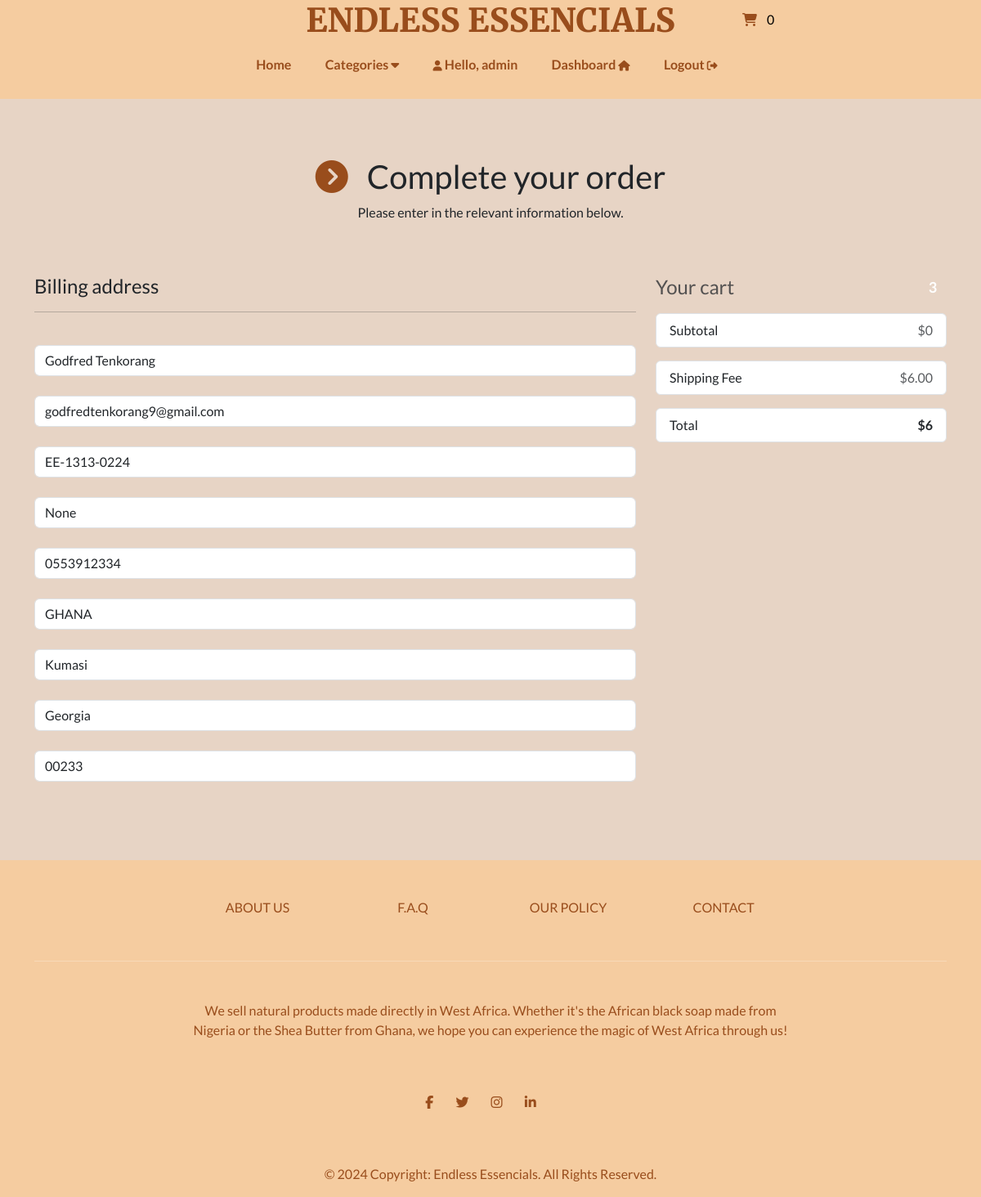
The app's page /payment/checkout (signed in) with its own data.
### payment/models.py (models this page shows, shortened)
class ShippingAddress(models.Model):
    full_name = models.CharField(max_length=300)
    email = models .EmailField(max_length=255)
    address1 = models.CharField(max_length=300)
    address2 = models.CharField(max_length=300, null=True)
    country = models.CharField(max_length=20, choices=CHOICES, default="GHANA")
    phone_number = models.CharField(max_length=20, default=0)
    city = models.CharField(max_length=255)
    state = models.CharField(max_length=255, null=True, blank=True)
    zipcode = models.CharField(max_length=255, null=True, blank=True)
    user = models.ForeignKey(User, on_delete=models.CASCADE, null=True, blank=True)
    class Meta:
        verbose_name_plural = 'Shipping Address'

### payment/views.py (the view)
# urls.py: path('checkout', views.checkout, name='checkout'),
def checkout(request):
    cart = Cart(request)
    if request.user.is_authenticated:
        try:
            shipping_address = ShippingAddress.objects.get(user=request.user.id)
            context = {'shipping': shipping_address,
                       'cart': cart, 'title': 'Cart'}
            return render(request, 'payment/checkout.html', context=context)
        except:
            return render(request, 'payment/checkout.html')
    else:
        context = {
            'title': 'Checkout'
        }
        return render(request, 'payment/checkout.html', context)

### cart/cart.py (called while the page is built)
    def __len__(self):
        return sum(item['qty'] for item in self.cart.values())

    def get_total(self):
        return sum(Decimal(item['price']) * item['qty'] for item in self.cart.values())

    def get_all_total(self):
        return sum(Decimal(item['price']) * item['qty'] for item in self.cart.values()) + 6

### cart/context_processors.py (called while the page is built)
def cart(request):
    return{'cart': Cart(request)}

### store/models.py (called while the page is built)
    def get_absolute_url(self):
        return reverse('list-category', args=[self.slug])

### store/views.py (called while the page is built)
def categories(request):
    all_categories = Category.objects.all()
    return {'all_categories': all_categories}

### payment/templates/payment/checkout.html (shortened to what this page needs)
{% extends "store/base.html" %}
{% load static %}
{% load mathfilters %}
{% block content %}
<br>
<div class="container" data-aos="fade-up">
    <div class="py-5 text-center">
        <h2> <i class="fa fa-chevron-circle-right i" aria-hidden="true"></i> &nbsp; Complete your order </h2>
        <p> Please enter in the relevant information below. </p>
    </div>
    <div class="row">
        <div class="col-md-4 order-md-2 mb-4">
            <h4 class="d-flex justify-content-between align-items-center mb-3">
                <span class="text-muted">Your cart</span>
                <span class="badge badge-secondary badge-pill">3</span>
            </h4>
            <ul class="list-group mb-3">
                <li class="list-group-item d-flex justify-content-between">
                    <span>Subtotal</span>
                    <span class="text-muted">${{ cart.get_total }}</span>
                </li>
            </ul>
            <ul class="list-group mb-3">
                <li class="list-group-item d-flex justify-content-between">
                    <span>Shipping Fee</span>
                    <span class="text-muted">$6.00</span>
                </li>
            </ul>
            <ul class="list-group mb-3">
                <li class="list-group-item d-flex justify-content-between">
                    <span>Total</span>
                    <strong>${{ cart.get_all_total }}</strong>
                </li>
            </ul>
            <br>
        </div>
        <div class="col-md-8 order-md-1">
            <h4 class="mb-3">Billing address</h4>
            <form id="form" onsubmit="event.preventDefault();">
                <div>
                    <hr>
                    <br>
                    <div class="form-field">
                        <input class="form-control validate" id="name" type="text" placeholder="Full name*"
                            autocomplete="off" value="{{ shipping.full_name }}" required>
                    </div>
                    <br>
                    <div class="form-field">
                        <input class="form-control validate" id="email" type="email" placeholder="Email address*"
                            autocomplete="off" value="{{ shipping.email }}" required>
                    </div>
                    <br>
                    <div class="form-field">
                        <input class="form-control validate" id="address1" type="text" placeholder="Address 1*"
                            autocomplete="off" value="{{ shipping.address1 }}" required>
                    </div>
                    <br>
                    <div class="form-field">
                        <input class="form-control validate" id="address2" type="text" placeholder="Address 2"
                            autocomplete="off" value="{{ shipping.address2 }}">
                    </div>
                    <br>
                    <div class="form-field">
                        <input class="form-control validate" id="phone_number" type="text" placeholder="Phone*"
                            autocomplete="off" value="{{ shipping.phone_number }}" required>
                    </div>
                    <br>
                    <div class="form-field">
                        <input class="form-control validate" id="country" type="text" placeholder="Country*"
                            autocomplete="off" value="{{ shipping.country }}" required>
                    </div>
                    <br>
                    <div class="form-field">
                        <input class="form-control validate" id="city" type="text" placeholder="City*"
                            autocomplete="off" value="{{ shipping.city }}" required>
                    </div>
                    <br>
                    <div class="form-field">
                        <input class="form-control" id="state" type="text" placeholder="State (Optional)"
                            autocomplete="off" value="{{ shipping.state }}">
                    </div>
                    <br>
                    <div class="form-field">
                        <input class="form-control" id="zipcode" type="text" placeholder="Zip code (Optional)"
                            autocomplete="off" value="{{ shipping.zipcode }}">
                    </div>
                </div>
                <br>
            </form>
        </div>
    </div>
</div>
<br>
</body>
{% endblock %}

### store/templates/store/base.html (shortened to what this page needs)
{% load static %}
<!DOCTYPE html>
<html>
  <head>
    <link rel="stylesheet" href="https://unpkg.com/aos@next/dist/aos.css" />
    <link rel="stylesheet" href="https://cdnjs.cloudflare.com/ajax/libs/font-awesome/6.4.2/css/all.min.css"
 />
    <link
      rel="stylesheet"
      href="https://bootswatch.com/5/flatly/bootstrap.min.css"
    />
    <link
      rel="stylesheet"
      href="https://cdnjs.cloudflare.com/ajax/libs/font-awesome/4.7.0/css/font-awesome.min.css"
    />
    <link rel="stylesheet" href="{% static 'store/styles.css' %}" />
  </head>
  <header data-aos="fade-down">
    <nav>
      <div class="logo pt-3">
      </div>
      <div class="text-center pt-2">
        <a href="{% url 'index' %}">
          <h2
            style="color: #994d1c; font-weight: 800; font-family: Merriweather"
          >
            ENDLESS ESSENCIALS
          </h2>
        </a>
      </div>
      <a
        class="pt-3 p-2"
        type="button"
        role="button"
        href="{% url 'cart-summary' %}"
      >
        <i class="fa fa-shopping-cart i" aria-hidden="true"></i>
        <div id="cart-qty" class="cart__header__desktop d-inline-flex">
          {% with qty_amount=cart|length %} {% if qty_amount > 0 %}
          <span>{{ qty_amount }}</span>
          {% else %}
          <span>0</span>
          {% endif %} {% endwith %}
        </div>
      </a>
    </nav>
  </header>
  <div class="main__navigations" data-aos="fade-down">
    <div class="main__navigations__div">
      <ul class="main__navigations__div__ul">
        <li
          class="main__navigations__div__li on__mobile_d_none"
          style="font-weight: bold"
        >
          <a href="{% url 'index' %}">Home</a>
        </li>
        <li class="main__navigations__div__li on__mobile_d_none">
          <a class="categ" style="font-weight: bold"
            >Categories <i class="fas fa-caret-down"></i
          ></a>
        </li>
        {% if user.is_authenticated %}
        <li class="main__navigations__div__li save__from__left">
          <a href="" class="anchor__remains__same" style="font-weight: bold"
            ><i class="fas fa-user i"></i> Hello, {{user}}
          </a>
        </li>
        {% else %}
        <li class="main__navigations__div__li save__from__left">
          <a href="" class="anchor__remains__same" style="font-weight: bold"
            ><i class="fas fa-user i"></i> Hello, Anonymous</a
          >
        </li>
        {% endif %}
        {% if user.is_authenticated %}
        <li class="main__navigations__div__li">
          <a
            href="{% url 'dashboard' %}"
            class="anchor__remains__same"
            style="padding-bottom: 0; font-weight: bold"
            >Dashboard <i class="fas fa-home i"></i>
          </a>
        </li>
        {% endif %}
        {% if user.is_authenticated %}
        <li class="main__navigations__div__li">
          <a
            href="{% url 'user-logout' %}"
            class="anchor__remains__same"
            style="padding-bottom: 0; font-weight: bold"
            >Logout <i class="fas fa-sign-out-alt i"></i>
          </a>
        </li>
        {% endif %}
      </ul>
    </div>
  </div>
  <br /><br /><br /><br /><br />
  <body>
    {% block content %} {% endblock %}
    <div data-aos="fade-down">
      <footer class="text-center text-white" style="background-color: #f5cca0">
        <div class="container">
          <section class="mt-5">
            <div
              class="row text-center d-flex justify-content-center pt-5"
              style="color: #994d1c"
            >
              <div class="col-md-2">
                <h6 class="text-uppercase font-weight-bold">
                  <a href="{% url 'about-page' %}" class="">About us</a>
                </h6>
              </div>
              <div class="col-md-2">
                <h6 class="text-uppercase font-weight-bold">
                  <a href="{% url 'faq' %}" class="">F.A.Q</a>
                </h6>
              </div>
              <div class="col-md-2">
                <h6 class="text-uppercase font-weight-bold">
                  <a href="{% url 'our-policy' %}" class="">Our Policy</a>
                </h6>
              </div>
              <div class="col-md-2">
                <h6 class="text-uppercase font-weight-bold">
                  <a href="{% url 'contact' %}" class="">Contact</a>
                </h6>
              </div>
            </div>
          </section>
          <hr class="my-5" />
          <section class="mb-5">
            <div class="row d-flex justify-content-center">
              <div class="col-lg-8">
                <p style="color: #994d1c">
                  We sell natural products made directly in West Africa. Whether
                  it's the African black soap made from Nigeria or the Shea
                  Butter from Ghana, we hope you can experience the magic of
                  West Africa through us!
                </p>
              </div>
            </div>
          </section>
          <section class="text-center mb-5">
            <a
              href="https://www.facebook.com/alima.dadzie.9?mibextid=LQQJ4d"
              class="text-white me-4"
            >
              <i class="fa fa-facebook-f i"></i>
            </a>
            <a
              href="https://x.com/_timelesse/status/1732935934692266332?s=46&t=05Eb6Il3UJqhyXNHPUHFWg"
              class="text-white me-4"
            >
              <i class="fa fa-twitter i"></i>
            </a>
            <a
              href="https://www.instagram.com/endless_essencials?igsh=OGQ5ZDc2ODk2ZA%3D%3D&utm_source=qr"
              class="text-white me-4"
            >
              <i class="fa fa-instagram i"></i>
            </a>
            <a href="" class="text-white me-4">
              <i class="fa fa-linkedin i"></i>
            </a>
          </section>
        </div>
        <div
          style="color: #994d1c"
          class="text-center p-3"
          style="background-color: rgba(0, 0, 0, 0.2)"
        >
          © 2024 Copyright:
          <a style="color: #994d1c">Endless Essencials. All Rights Reserved.</a>
        </div>
      </footer>
    </div>
  </body>
</html>

### store/static/store/styles.css (style rules this page uses)
:root { --mainColor: #F5CCA0; --light:#e7d4c5; --white:#fff; }
body { background-color: var(--light); }
li { list-style: none; }
a { text-decoration: none; cursor: pointer; color: #994D1C; transition: 0.4s; }
.i { color: #994D1C; transition: 0.4s; }
body { overflow-x: hidden; }
header { height: 60px; display: flex; align-items: center; border-bottom: 1px solid #6B240C; position: fixed; right: 0; left: 0; top: 0; z-index: 447; background-color:var(--mainColor); }
header nav { width: 100%; display: grid; grid-template-columns: 1fr 2fr 1fr; justify-content: center; }
header nav .logo { width: 125px; justify-self: center; display: flex; align-items: center; justify-content: center; cursor:pointer; }
header nav .cart__header__desktop { display: flex; align-items: center; justify-content: center; }
header nav .cart__header__desktop span { padding: 3px 6px; margin-left: 3px; border-radius: 5px; color: #000; margin-bottom: 19px; }
.main__navigations { position: fixed; left: 0; right: 0; top: 59px; z-index: 447; padding: 8px 0 30px; background-color:var(--mainColor); }
.main__navigations__div { display: flex; }
.main__navigations__div ul.main__navigations__div__ul { width: 50%; margin: auto; display: flex; justify-content: space-evenly; }
.main__navigations__div ul.main__navigations__div__ul .anchor__remains__same i { font-size: 0.8em; }
@media (max-width: 1200px) { .main__navigations__div ul.main__navigations__div__ul { width: 60%; } }
.main__navigations__div ul.main__navigations__div__ul li.main__navigations__div__li { justify-self: center; }
.main__navigations__div ul.main__navigations__div__ul li.main__navigations__div__li:nth-child(2) a { padding-bottom: 10px; }

### records on screen
ShippingAddress: full_name "Godfred Tenkorang", email "godfredtenkorang9@gmail.com", address1 "EE-1313-0224", address2 "None", phone_number "0553912334", country "GHANA", city "Kumasi", state "Georgia", zipcode "00233"

### other values on screen
{{ user }} "admin"
{{ cart.get_total }} "0"
{{ cart.get_all_total }} "6"
